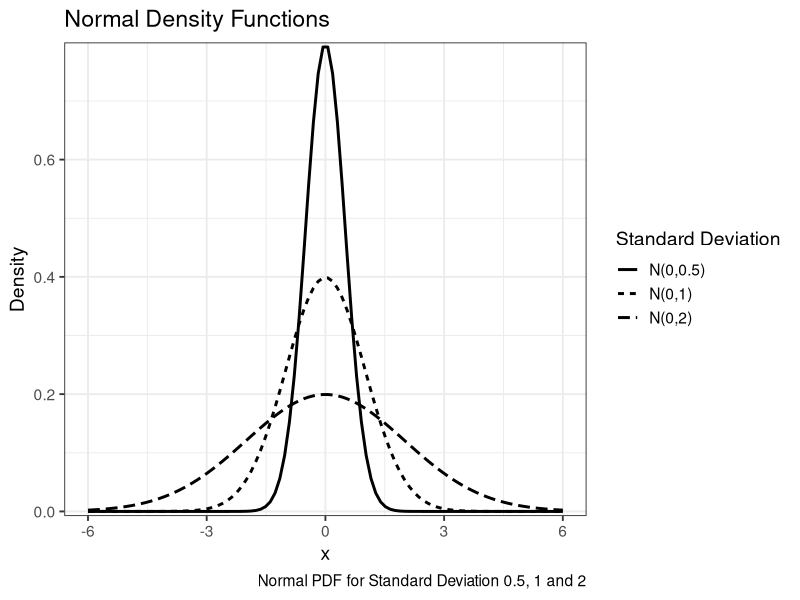

This chart was generated by the following R code:
## ---- chunk 1
require("tidyverse")
.x  <- seq(-6, 6, length.out = 100)

dframe <- data.frame(x = .x, y = dnorm (.x, 0, 0.5), y1 = dnorm (.x, 0, 1), y2 = dnorm(.x, 0, 2))
dframe <- gather(dframe, key, value, -x)
dframe$key <- factor(dframe$key)

levels(dframe$key) <-  c("N(0,0.5)", "N(0,1)", "N(0,2)")
.plot <- ggplot(dframe, aes(x = x, y = value, linetype=key)) + 
  geom_line(size = 1) + 
  scale_y_continuous(expand = c(0.01, 0)) + 
  xlab("x") + 
  ylab("Density") + 
  labs(title = "Normal Density Functions", 
       caption = "Normal PDF for Standard Deviation 0.5, 1 and 2") + 
  scale_linetype("Standard Deviation") + theme_bw(base_size = 14, base_family = "sans")
print(.plot)


